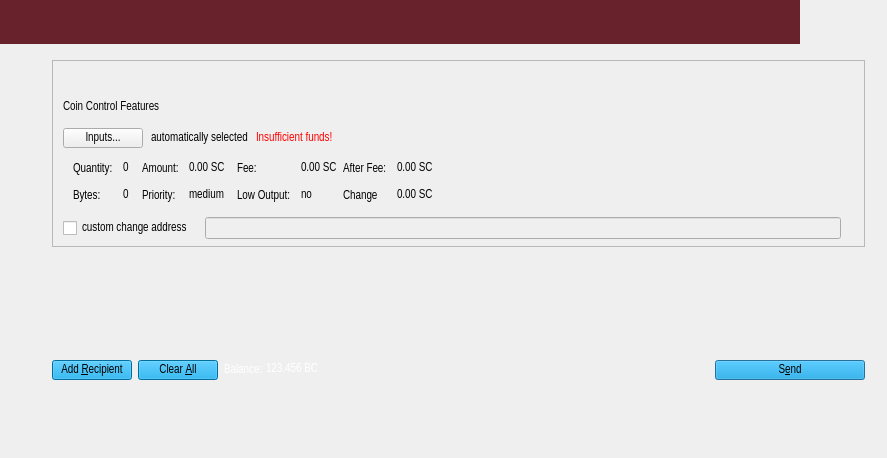
<?xml version="1.0" encoding="UTF-8"?>
<ui version="4.0">
 <class>SendCoinsDialog</class>
 <widget class="QDialog" name="SendCoinsDialog">
  <property name="geometry">
   <rect>
    <x>0</x>
    <y>0</y>
    <width>887</width>
    <height>458</height>
   </rect>
  </property>
  <property name="windowTitle">
   <string>Send Coins</string>
  </property>
  <property name="styleSheet">
   <string notr="true">font-family:Arial Narrow;</string>
  </property>
  <layout class="QVBoxLayout" name="verticalLayout" stretch="0,0">
   <property name="leftMargin">
    <number>0</number>
   </property>
   <property name="topMargin">
    <number>0</number>
   </property>
   <property name="rightMargin">
    <number>0</number>
   </property>
   <property name="bottomMargin">
    <number>8</number>
   </property>
   <item>
    <widget class="QFrame" name="verticalFrame">
     <property name="minimumSize">
      <size>
       <width>800</width>
       <height>44</height>
      </size>
     </property>
     <property name="maximumSize">
      <size>
       <width>800</width>
       <height>44</height>
      </size>
     </property>
     <property name="styleSheet">
      <string notr="true">background:#68222c;sss</string>
     </property>
     <layout class="QVBoxLayout" name="verticalLayout_9"/>
    </widget>
   </item>
   <item>
    <layout class="QVBoxLayout" name="verticalLayout_10">
     <property name="leftMargin">
      <number>52</number>
     </property>
     <property name="topMargin">
      <number>10</number>
     </property>
     <property name="rightMargin">
      <number>22</number>
     </property>
     <item>
      <widget class="QFrame" name="frameCoinControl">
       <property name="sizePolicy">
        <sizepolicy hsizetype="Expanding" vsizetype="Expanding">
         <horstretch>0</horstretch>
         <verstretch>0</verstretch>
        </sizepolicy>
       </property>
       <property name="maximumSize">
        <size>
         <width>16777215</width>
         <height>16777215</height>
        </size>
       </property>
       <property name="styleSheet">
        <string notr="true"/>
       </property>
       <property name="frameShape">
        <enum>QFrame::StyledPanel</enum>
       </property>
       <property name="frameShadow">
        <enum>QFrame::Sunken</enum>
       </property>
       <layout class="QVBoxLayout" name="verticalLayoutCoinControl2">
        <property name="spacing">
         <number>7</number>
        </property>
        <property name="leftMargin">
         <number>0</number>
        </property>
        <property name="topMargin">
         <number>0</number>
        </property>
        <property name="rightMargin">
         <number>0</number>
        </property>
        <property name="bottomMargin">
         <number>6</number>
        </property>
        <item>
         <layout class="QVBoxLayout" name="verticalLayoutCoinControl" stretch="0,0,0,0,0,1">
          <property name="spacing">
           <number>0</number>
          </property>
          <property name="leftMargin">
           <number>10</number>
          </property>
          <property name="topMargin">
           <number>10</number>
          </property>
          <item>
           <widget class="QWidget" name="verticalWidget" native="true">
            <property name="minimumSize">
             <size>
              <width>0</width>
              <height>30</height>
             </size>
            </property>
            <layout class="QVBoxLayout" name="verticalLayout_8"/>
           </widget>
          </item>
          <item>
           <layout class="QHBoxLayout" name="horizontalLayoutCoinControl1">
            <property name="bottomMargin">
             <number>15</number>
            </property>
            <item>
             <widget class="QLabel" name="labelCoinControlFeatures">
              <property name="sizePolicy">
               <sizepolicy hsizetype="Preferred" vsizetype="Maximum">
                <horstretch>0</horstretch>
                <verstretch>0</verstretch>
               </sizepolicy>
              </property>
              <property name="font">
               <font>
                <family>Arial Narrow</family>
               </font>
              </property>
              <property name="styleSheet">
               <string notr="true"/>
              </property>
              <property name="text">
               <string>Coin Control Features</string>
              </property>
             </widget>
            </item>
           </layout>
          </item>
          <item>
           <layout class="QHBoxLayout" name="horizontalLayoutCoinControl2" stretch="0,0,0,0">
            <property name="spacing">
             <number>8</number>
            </property>
            <property name="bottomMargin">
             <number>10</number>
            </property>
            <item>
             <widget class="QPushButton" name="pushButtonCoinControl">
              <property name="styleSheet">
               <string notr="true"/>
              </property>
              <property name="text">
               <string>Inputs...</string>
              </property>
             </widget>
            </item>
            <item>
             <widget class="QLabel" name="labelCoinControlAutomaticallySelected">
              <property name="text">
               <string>automatically selected</string>
              </property>
              <property name="margin">
               <number>5</number>
              </property>
             </widget>
            </item>
            <item>
             <widget class="QLabel" name="labelCoinControlInsuffFunds">
              <property name="font">
               <font>
                <family>Arial Narrow</family>
               </font>
              </property>
              <property name="styleSheet">
               <string notr="true">color:red;</string>
              </property>
              <property name="text">
               <string>Insufficient funds!</string>
              </property>
              <property name="margin">
               <number>5</number>
              </property>
             </widget>
            </item>
            <item>
             <spacer name="horizontalSpacerCoinControl">
              <property name="orientation">
               <enum>Qt::Horizontal</enum>
              </property>
              <property name="sizeHint" stdset="0">
               <size>
                <width>40</width>
                <height>1</height>
               </size>
              </property>
             </spacer>
            </item>
           </layout>
          </item>
          <item>
           <widget class="QWidget" name="widgetCoinControl" native="true">
            <property name="sizePolicy">
             <sizepolicy hsizetype="Preferred" vsizetype="Preferred">
              <horstretch>0</horstretch>
              <verstretch>0</verstretch>
             </sizepolicy>
            </property>
            <property name="minimumSize">
             <size>
              <width>0</width>
              <height>0</height>
             </size>
            </property>
            <property name="styleSheet">
             <string notr="true"/>
            </property>
            <layout class="QHBoxLayout" name="horizontalLayoutCoinControl5">
             <property name="leftMargin">
              <number>0</number>
             </property>
             <property name="topMargin">
              <number>0</number>
             </property>
             <property name="rightMargin">
              <number>0</number>
             </property>
             <property name="bottomMargin">
              <number>0</number>
             </property>
             <item>
              <layout class="QHBoxLayout" name="horizontalLayoutCoinControl3" stretch="0,0,0,1">
               <property name="spacing">
                <number>0</number>
               </property>
               <property name="topMargin">
                <number>0</number>
               </property>
               <property name="bottomMargin">
                <number>10</number>
               </property>
               <item>
                <layout class="QFormLayout" name="formLayoutCoinControl1">
                 <property name="horizontalSpacing">
                  <number>10</number>
                 </property>
                 <property name="verticalSpacing">
                  <number>14</number>
                 </property>
                 <property name="leftMargin">
                  <number>10</number>
                 </property>
                 <property name="topMargin">
                  <number>4</number>
                 </property>
                 <property name="rightMargin">
                  <number>6</number>
                 </property>
                 <item row="0" column="0">
                  <widget class="QLabel" name="labelCoinControlQuantityText">
                   <property name="styleSheet">
                    <string notr="true"/>
                   </property>
                   <property name="text">
                    <string>Quantity:</string>
                   </property>
                   <property name="margin">
                    <number>0</number>
                   </property>
                  </widget>
                 </item>
                 <item row="0" column="1">
                  <widget class="QLabel" name="labelCoinControlQuantity">
                   <property name="font">
                    <font>
                     <family>Arial Narrow</family>
                    </font>
                   </property>
                   <property name="cursor">
                    <cursorShape>IBeamCursor</cursorShape>
                   </property>
                   <property name="contextMenuPolicy">
                    <enum>Qt::ActionsContextMenu</enum>
                   </property>
                   <property name="text">
                    <string>0</string>
                   </property>
                   <property name="margin">
                    <number>0</number>
                   </property>
                   <property name="textInteractionFlags">
                    <set>Qt::LinksAccessibleByMouse|Qt::TextSelectableByKeyboard|Qt::TextSelectableByMouse</set>
                   </property>
                  </widget>
                 </item>
                 <item row="1" column="0">
                  <widget class="QLabel" name="labelCoinControlBytesText">
                   <property name="styleSheet">
                    <string notr="true"/>
                   </property>
                   <property name="text">
                    <string>Bytes:</string>
                   </property>
                  </widget>
                 </item>
                 <item row="1" column="1">
                  <widget class="QLabel" name="labelCoinControlBytes">
                   <property name="font">
                    <font>
                     <family>Arial Narrow</family>
                    </font>
                   </property>
                   <property name="cursor">
                    <cursorShape>IBeamCursor</cursorShape>
                   </property>
                   <property name="contextMenuPolicy">
                    <enum>Qt::ActionsContextMenu</enum>
                   </property>
                   <property name="text">
                    <string>0</string>
                   </property>
                   <property name="textInteractionFlags">
                    <set>Qt::LinksAccessibleByMouse|Qt::TextSelectableByKeyboard|Qt::TextSelectableByMouse</set>
                   </property>
                  </widget>
                 </item>
                </layout>
               </item>
               <item>
                <layout class="QFormLayout" name="formLayoutCoinControl2">
                 <property name="horizontalSpacing">
                  <number>10</number>
                 </property>
                 <property name="verticalSpacing">
                  <number>14</number>
                 </property>
                 <property name="leftMargin">
                  <number>6</number>
                 </property>
                 <property name="topMargin">
                  <number>4</number>
                 </property>
                 <property name="rightMargin">
                  <number>6</number>
                 </property>
                 <item row="0" column="0">
                  <widget class="QLabel" name="labelCoinControlAmountText">
                   <property name="styleSheet">
                    <string notr="true"/>
                   </property>
                   <property name="text">
                    <string>Amount:</string>
                   </property>
                   <property name="margin">
                    <number>0</number>
                   </property>
                  </widget>
                 </item>
                 <item row="0" column="1">
                  <widget class="QLabel" name="labelCoinControlAmount">
                   <property name="font">
                    <font>
                     <family>Arial Narrow</family>
                    </font>
                   </property>
                   <property name="cursor">
                    <cursorShape>IBeamCursor</cursorShape>
                   </property>
                   <property name="contextMenuPolicy">
                    <enum>Qt::ActionsContextMenu</enum>
                   </property>
                   <property name="text">
                    <string>0.00 SC</string>
                   </property>
                   <property name="textInteractionFlags">
                    <set>Qt::LinksAccessibleByMouse|Qt::TextSelectableByKeyboard|Qt::TextSelectableByMouse</set>
                   </property>
                  </widget>
                 </item>
                 <item row="1" column="0">
                  <widget class="QLabel" name="labelCoinControlPriorityText">
                   <property name="styleSheet">
                    <string notr="true"/>
                   </property>
                   <property name="text">
                    <string>Priority:</string>
                   </property>
                  </widget>
                 </item>
                 <item row="1" column="1">
                  <widget class="QLabel" name="labelCoinControlPriority">
                   <property name="font">
                    <font>
                     <family>Arial Narrow</family>
                    </font>
                   </property>
                   <property name="cursor">
                    <cursorShape>IBeamCursor</cursorShape>
                   </property>
                   <property name="contextMenuPolicy">
                    <enum>Qt::ActionsContextMenu</enum>
                   </property>
                   <property name="text">
                    <string>medium</string>
                   </property>
                   <property name="textInteractionFlags">
                    <set>Qt::LinksAccessibleByMouse|Qt::TextSelectableByKeyboard|Qt::TextSelectableByMouse</set>
                   </property>
                  </widget>
                 </item>
                </layout>
               </item>
               <item>
                <layout class="QFormLayout" name="formLayoutCoinControl3">
                 <property name="horizontalSpacing">
                  <number>10</number>
                 </property>
                 <property name="verticalSpacing">
                  <number>14</number>
                 </property>
                 <property name="leftMargin">
                  <number>6</number>
                 </property>
                 <property name="topMargin">
                  <number>4</number>
                 </property>
                 <property name="rightMargin">
                  <number>0</number>
                 </property>
                 <item row="0" column="0">
                  <widget class="QLabel" name="labelCoinControlFeeText">
                   <property name="styleSheet">
                    <string notr="true"/>
                   </property>
                   <property name="text">
                    <string>Fee:</string>
                   </property>
                   <property name="margin">
                    <number>0</number>
                   </property>
                  </widget>
                 </item>
                 <item row="0" column="1">
                  <widget class="QLabel" name="labelCoinControlFee">
                   <property name="font">
                    <font>
                     <family>Arial Narrow</family>
                    </font>
                   </property>
                   <property name="cursor">
                    <cursorShape>IBeamCursor</cursorShape>
                   </property>
                   <property name="contextMenuPolicy">
                    <enum>Qt::ActionsContextMenu</enum>
                   </property>
                   <property name="text">
                    <string>0.00 SC</string>
                   </property>
                   <property name="textInteractionFlags">
                    <set>Qt::LinksAccessibleByMouse|Qt::TextSelectableByKeyboard|Qt::TextSelectableByMouse</set>
                   </property>
                  </widget>
                 </item>
                 <item row="1" column="0">
                  <widget class="QLabel" name="labelCoinControlLowOutputText">
                   <property name="styleSheet">
                    <string notr="true"/>
                   </property>
                   <property name="text">
                    <string>Low Output:</string>
                   </property>
                  </widget>
                 </item>
                 <item row="1" column="1">
                  <widget class="QLabel" name="labelCoinControlLowOutput">
                   <property name="font">
                    <font>
                     <family>Arial Narrow</family>
                    </font>
                   </property>
                   <property name="cursor">
                    <cursorShape>IBeamCursor</cursorShape>
                   </property>
                   <property name="contextMenuPolicy">
                    <enum>Qt::ActionsContextMenu</enum>
                   </property>
                   <property name="text">
                    <string>no</string>
                   </property>
                   <property name="textInteractionFlags">
                    <set>Qt::LinksAccessibleByMouse|Qt::TextSelectableByKeyboard|Qt::TextSelectableByMouse</set>
                   </property>
                  </widget>
                 </item>
                </layout>
               </item>
               <item>
                <layout class="QFormLayout" name="formLayoutCoinControl4">
                 <property name="horizontalSpacing">
                  <number>10</number>
                 </property>
                 <property name="verticalSpacing">
                  <number>14</number>
                 </property>
                 <property name="leftMargin">
                  <number>6</number>
                 </property>
                 <property name="topMargin">
                  <number>4</number>
                 </property>
                 <property name="rightMargin">
                  <number>6</number>
                 </property>
                 <item row="0" column="0">
                  <widget class="QLabel" name="labelCoinControlAfterFeeText">
                   <property name="text">
                    <string>After Fee:</string>
                   </property>
                   <property name="margin">
                    <number>0</number>
                   </property>
                  </widget>
                 </item>
                 <item row="0" column="1">
                  <widget class="QLabel" name="labelCoinControlAfterFee">
                   <property name="font">
                    <font>
                     <family>Arial Narrow</family>
                    </font>
                   </property>
                   <property name="cursor">
                    <cursorShape>IBeamCursor</cursorShape>
                   </property>
                   <property name="contextMenuPolicy">
                    <enum>Qt::ActionsContextMenu</enum>
                   </property>
                   <property name="text">
                    <string>0.00 SC</string>
                   </property>
                   <property name="textInteractionFlags">
                    <set>Qt::LinksAccessibleByMouse|Qt::TextSelectableByKeyboard|Qt::TextSelectableByMouse</set>
                   </property>
                  </widget>
                 </item>
                 <item row="1" column="0">
                  <widget class="QLabel" name="labelCoinControlChangeText">
                   <property name="styleSheet">
                    <string notr="true"/>
                   </property>
                   <property name="text">
                    <string>Change</string>
                   </property>
                  </widget>
                 </item>
                 <item row="1" column="1">
                  <widget class="QLabel" name="labelCoinControlChange">
                   <property name="font">
                    <font>
                     <family>Arial Narrow</family>
                    </font>
                   </property>
                   <property name="cursor">
                    <cursorShape>IBeamCursor</cursorShape>
                   </property>
                   <property name="contextMenuPolicy">
                    <enum>Qt::ActionsContextMenu</enum>
                   </property>
                   <property name="text">
                    <string>0.00 SC</string>
                   </property>
                   <property name="textInteractionFlags">
                    <set>Qt::LinksAccessibleByMouse|Qt::TextSelectableByKeyboard|Qt::TextSelectableByMouse</set>
                   </property>
                  </widget>
                 </item>
                </layout>
               </item>
              </layout>
             </item>
            </layout>
           </widget>
          </item>
          <item>
           <layout class="QHBoxLayout" name="horizontalLayoutCoinControl4" stretch="0,0,0">
            <property name="spacing">
             <number>12</number>
            </property>
            <property name="sizeConstraint">
             <enum>QLayout::SetDefaultConstraint</enum>
            </property>
            <property name="topMargin">
             <number>5</number>
            </property>
            <property name="rightMargin">
             <number>5</number>
            </property>
            <item>
             <widget class="QCheckBox" name="checkBoxCoinControlChange">
              <property name="text">
               <string>custom change address</string>
              </property>
             </widget>
            </item>
            <item>
             <widget class="QLineEdit" name="lineEditCoinControlChange">
              <property name="enabled">
               <bool>false</bool>
              </property>
              <property name="sizePolicy">
               <sizepolicy hsizetype="Expanding" vsizetype="Fixed">
                <horstretch>0</horstretch>
                <verstretch>0</verstretch>
               </sizepolicy>
              </property>
             </widget>
            </item>
            <item>
             <widget class="QLabel" name="labelCoinControlChangeLabel">
              <property name="sizePolicy">
               <sizepolicy hsizetype="Preferred" vsizetype="Expanding">
                <horstretch>0</horstretch>
                <verstretch>0</verstretch>
               </sizepolicy>
              </property>
              <property name="minimumSize">
               <size>
                <width>0</width>
                <height>0</height>
               </size>
              </property>
              <property name="text">
               <string/>
              </property>
              <property name="margin">
               <number>3</number>
              </property>
             </widget>
            </item>
           </layout>
          </item>
          <item>
           <spacer name="verticalSpacerCoinControl">
            <property name="orientation">
             <enum>Qt::Vertical</enum>
            </property>
            <property name="sizeHint" stdset="0">
             <size>
              <width>800</width>
              <height>1</height>
             </size>
            </property>
           </spacer>
          </item>
         </layout>
        </item>
       </layout>
      </widget>
     </item>
     <item>
      <spacer name="verticalSpacer_2">
       <property name="orientation">
        <enum>Qt::Vertical</enum>
       </property>
       <property name="sizeType">
        <enum>QSizePolicy::Fixed</enum>
       </property>
       <property name="sizeHint" stdset="0">
        <size>
         <width>20</width>
         <height>30</height>
        </size>
       </property>
      </spacer>
     </item>
     <item>
      <widget class="QScrollArea" name="scrollArea">
       <property name="frameShape">
        <enum>QFrame::NoFrame</enum>
       </property>
       <property name="frameShadow">
        <enum>QFrame::Plain</enum>
       </property>
       <property name="widgetResizable">
        <bool>true</bool>
       </property>
       <widget class="QWidget" name="scrollAreaWidgetContents">
        <property name="geometry">
         <rect>
          <x>0</x>
          <y>0</y>
          <width>813</width>
          <height>69</height>
         </rect>
        </property>
        <property name="sizePolicy">
         <sizepolicy hsizetype="Expanding" vsizetype="Expanding">
          <horstretch>0</horstretch>
          <verstretch>0</verstretch>
         </sizepolicy>
        </property>
        <layout class="QVBoxLayout" name="verticalLayout_2">
         <property name="leftMargin">
          <number>0</number>
         </property>
         <property name="topMargin">
          <number>0</number>
         </property>
         <property name="rightMargin">
          <number>0</number>
         </property>
         <property name="bottomMargin">
          <number>0</number>
         </property>
         <item>
          <layout class="QVBoxLayout" name="entries">
           <property name="spacing">
            <number>6</number>
           </property>
           <property name="sizeConstraint">
            <enum>QLayout::SetNoConstraint</enum>
           </property>
          </layout>
         </item>
        </layout>
       </widget>
      </widget>
     </item>
     <item>
      <layout class="QHBoxLayout" name="horizontalLayout">
       <item>
        <widget class="QPushButton" name="addButton">
         <property name="toolTip">
          <string>Send to multiple recipients at once</string>
         </property>
         <property name="styleSheet">
          <string notr="true">background-color:#009ade</string>
         </property>
         <property name="text">
          <string>Add &amp;Recipient</string>
         </property>
         <property name="icon">
          <iconset resource="../bitcoin.qrc">
           <normaloff>:/icons/add</normaloff>:/icons/add</iconset>
         </property>
         <property name="autoDefault">
          <bool>false</bool>
         </property>
        </widget>
       </item>
       <item>
        <widget class="QPushButton" name="clearButton">
         <property name="sizePolicy">
          <sizepolicy hsizetype="Minimum" vsizetype="Fixed">
           <horstretch>0</horstretch>
           <verstretch>0</verstretch>
          </sizepolicy>
         </property>
         <property name="toolTip">
          <string>Remove all transaction fields</string>
         </property>
         <property name="styleSheet">
          <string notr="true">background-color:#009ade</string>
         </property>
         <property name="text">
          <string>Clear &amp;All</string>
         </property>
         <property name="icon">
          <iconset resource="../bitcoin.qrc">
           <normaloff>:/icons/remove</normaloff>:/icons/remove</iconset>
         </property>
         <property name="autoRepeatDelay">
          <number>300</number>
         </property>
         <property name="autoDefault">
          <bool>false</bool>
         </property>
        </widget>
       </item>
       <item>
        <layout class="QHBoxLayout" name="horizontalLayout_2">
         <property name="spacing">
          <number>3</number>
         </property>
         <item>
          <widget class="QLabel" name="label">
           <property name="sizePolicy">
            <sizepolicy hsizetype="Preferred" vsizetype="Fixed">
             <horstretch>0</horstretch>
             <verstretch>0</verstretch>
            </sizepolicy>
           </property>
           <property name="styleSheet">
            <string notr="true">color:#fff</string>
           </property>
           <property name="text">
            <string>Balance:</string>
           </property>
          </widget>
         </item>
         <item>
          <widget class="QLabel" name="labelBalance">
           <property name="sizePolicy">
            <sizepolicy hsizetype="Preferred" vsizetype="Fixed">
             <horstretch>0</horstretch>
             <verstretch>0</verstretch>
            </sizepolicy>
           </property>
           <property name="cursor">
            <cursorShape>IBeamCursor</cursorShape>
           </property>
           <property name="styleSheet">
            <string notr="true">color:#fff</string>
           </property>
           <property name="text">
            <string>123.456 BC</string>
           </property>
           <property name="textInteractionFlags">
            <set>Qt::LinksAccessibleByMouse|Qt::TextSelectableByKeyboard|Qt::TextSelectableByMouse</set>
           </property>
          </widget>
         </item>
        </layout>
       </item>
       <item>
        <spacer name="horizontalSpacer">
         <property name="orientation">
          <enum>Qt::Horizontal</enum>
         </property>
         <property name="sizeHint" stdset="0">
          <size>
           <width>40</width>
           <height>20</height>
          </size>
         </property>
        </spacer>
       </item>
       <item>
        <widget class="QPushButton" name="sendButton">
         <property name="minimumSize">
          <size>
           <width>150</width>
           <height>0</height>
          </size>
         </property>
         <property name="toolTip">
          <string>Confirm the send action</string>
         </property>
         <property name="styleSheet">
          <string notr="true">background-color:#009ade</string>
         </property>
         <property name="text">
          <string>S&amp;end</string>
         </property>
         <property name="default">
          <bool>true</bool>
         </property>
        </widget>
       </item>
      </layout>
     </item>
     <item>
      <spacer name="verticalSpacer">
       <property name="orientation">
        <enum>Qt::Vertical</enum>
       </property>
       <property name="sizeHint" stdset="0">
        <size>
         <width>20</width>
         <height>40</height>
        </size>
       </property>
      </spacer>
     </item>
    </layout>
   </item>
  </layout>
 </widget>
 <resources>
  <include location="../bitcoin.qrc"/>
 </resources>
 <connections/>
</ui>
